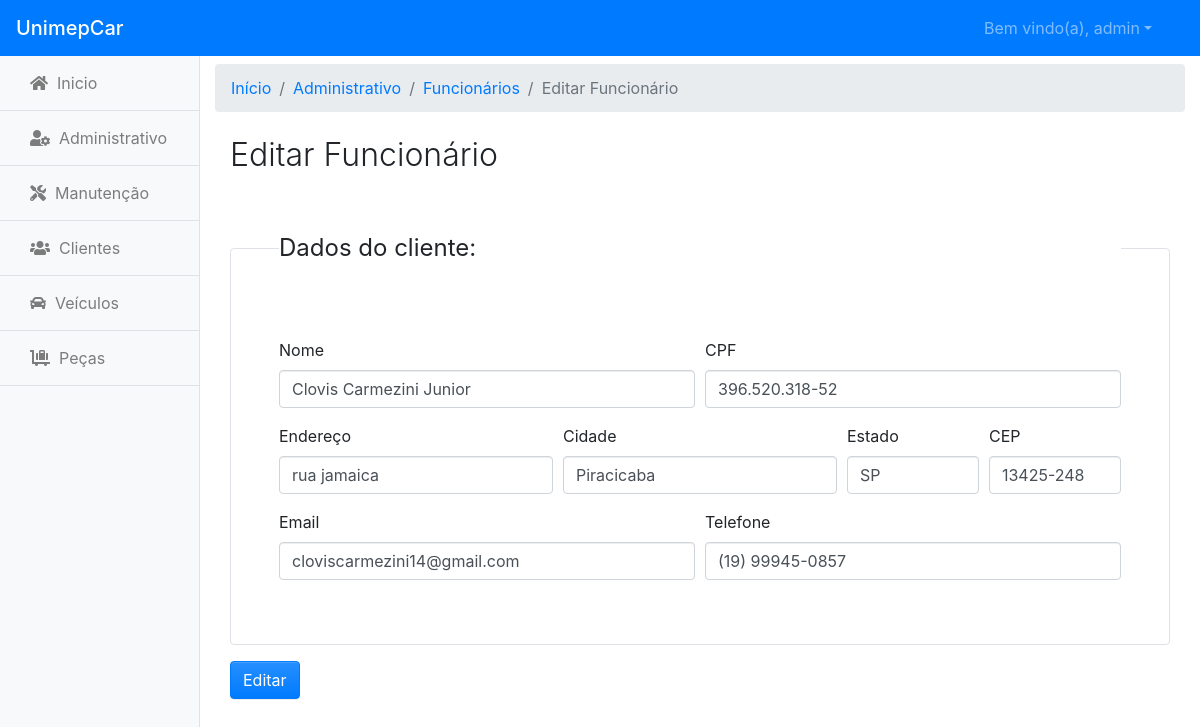
The app's page /funcionario/edita/3 (signed in) with its own data.
### tables this page shows
CREATE TABLE `funcionario` (
  `id` int(11) NOT NULL,
  `nome` varchar(50) NOT NULL,
  `cpf` char(14) NOT NULL,
  `endereco` varchar(150) NOT NULL,
  `cidade` varchar(50) NOT NULL,
  `estado` char(2) NOT NULL,
  `cep` varchar(12) NOT NULL,
  `email` varchar(100) NOT NULL,
  `telefone` varchar(20) NOT NULL
);

### app/core/Controller.php (called while the page is built, shortened)
<?php
    class Controller{
        public function load($viewName, $viewData = []){
            extract($viewData);
            include 'app/views/'.$viewName.'.php';
        }
    }

### app/controllers/FuncionarioController.php (called while the page is built, shortened)
<?php
    class FuncionarioController extends Controller{
        public function edita($id){
            $funcionario = new Funcionario();
            $data['funcionario'] = $funcionario->lista_selecionado($id);
            $data['view'] = 'funcionario/form';
            $data['title'] = 'Editar';
            $data['btn'] = 'Editar';
            $this->load('template',$data);
        }
    }

### app/core/Core.php (called while the page is built, shortened)
<?php
    class Core{
        private $controller;
        private $metodo;
        private $parametros = [];
        public function run(){
            $c = new $controllerCorrente;
            call_user_func_array([$c, $this->getMetodo()],$this->getParametros());
        }
        public function verificaUri(){
            $url = explode('index.php',$_SERVER['PHP_SELF']);
            $url = end($url);
            if($url){
                $url = explode('/',$url);
                array_shift($url);
                $this->controller = ucfirst($url[0]).'Controller';
                array_shift($url);
                if($url){
                    $this->metodo = $url[0];
                    array_shift($url);
                }
                if($url){
                    $this->parametros = array_filter($url);
                }
            }
            else{
                $this->controller =  ucfirst(CONTROLLER_PADRAO).'Controller';
            }
        }
        public function getController(){
            if(class_exists(NAMESPACE_CONTROLLER.$this->controller)){
                return NAMESPACE_CONTROLLER.$this->controller;
            }
            return NAMESPACE_CONTROLLER.ucfirst(CONTROLLER_PADRAO).'Controller';
        }
        public function getMetodo(){
            if(method_exists($this->getController(), $this->metodo)){
                return $this->metodo;
            }
            return 'index';
        }
        public function getParametros(){
            return $this->parametros;
        }
    }

### index.php (called while the page is built, shortened)
<?php
    require 'app/core/Core.php';
    $core = new Core();
    $core->run();

### app/core/Model.php (called while the page is built, shortened)
<?php
    abstract class Model{
        protected $db;
        protected $tabela;
        protected $primaryKey;
        public function __construct(){
            $this->db = new \PDO('mysql:dbname='.BANCO.'; host='.SERVIDOR,USUARIO,SENHA);
            $this->db->exec("set names utf8");
        }
        public function lista_selecionado($id){
            $sql = 'select * from '.$this->tabela.' where '.$this->primaryKey.' = '.$id;
            $qry = $this->db->query($sql);
            return $qry->fetch();
        }
    }

### app/views/funcionario/Form.php (the view, shortened to what this page needs)
<div class="row">
    <div class="col-12 mt-2">
        <nav aria-label="breadcrumb">
            <ol class="breadcrumb">
                <li class="breadcrumb-item" aria-current="page"><a href="<?= URL_BASE?>">Início</a></li>
                <li class="breadcrumb-item" aria-current="page"><a href="<?= URL_BASE.'admin'?>">Administrativo</a></li>
                <li class="breadcrumb-item" aria-current="page"><a href="<?= URL_BASE.'funcionario'?>">Funcionários</a></li>
                <li class="breadcrumb-item active" aria-current="page"><?=$title?> Funcionário</li>
            </ol>
        </nav>
    </div>
</div>
<div class="container">
    <div class="row">
        <div class="col-md-12  mt-2">
            <h1 class="h2 font-weight-light"><?=$title?> Funcionário</h1>
        </div>
    </div>
    <div class="row justify-content-center mb-5 <?=isset($erros) ? 'mt-2' : 'mt-5'?>">
        <div class="col-12">
            <form action="<?= URL_BASE.'funcionario/salvar' ?>" method="POST">
                <fieldset class="form-group border rounded p-5">
                    <legend class="mb-4 font-weight-normal">Dados do cliente:</legend>
                    <div class="form-row">
                        <div class="form-group col-sm-12 col-md-6">
                            <label for="nome">Nome</label>
                            <input class="form-control" type="text" id="nome" name="nome" value="<?=isset($funcionario['nome']) ? $funcionario['nome'] : ''?>" placeholder="Digite seu nome">
                        </div>
                        <div class="form-group col-sm-12 col-md-6">
                        <label for="cpf">CPF</label>
                            <input class="form-control cpf" type="text" id="cpf" name="cpf" value="<?=isset($funcionario['cpf']) ? $funcionario['cpf'] : ''?>" placeholder="Digite seu CPF">
                        </div>
                    </div>
                    <div class="form-row">
                        <div class="form-group col-sm-12 col-md-4">
                            <label for="endereco">Endereço</label>
                            <input class="form-control" type="text" id="endereco" name="endereco" value="<?=isset($funcionario['endereco']) ? $funcionario['endereco'] : ''?>" placeholder="Digite seu Endereço">
                        </div>
                        <div class="form-group col-sm-12 col-md-4">
                            <label for="cidade">Cidade</label>
                            <input class="form-control" type="text" id="cidade" name="cidade" value="<?=isset($funcionario['cidade']) ? $funcionario['cidade'] : ''?>" placeholder="Digite seu Cidade">
                        </div>
                        <div class="form-group col-sm-12 col-md-2">
                            <label for="estado">Estado</label>
                            <input class="form-control" type="text" id="estado" name="estado" value="<?=isset($funcionario['estado']) ? $funcionario['estado'] : ''?>" placeholder="Digite seu Estado">
                        </div>
                        <div class="form-group col-sm-12 col-md-2">
                            <label for="cep">CEP</label>
                            <input class="form-control cep" type="text" id="cep" name="cep" value="<?=isset($funcionario['cep']) ? $funcionario['cep'] : ''?>" placeholder="Digite seu CEP">
                        </div>
                    </div>
                    <div class="form-row">
                        <div class="form-group col-sm-12 col-md-6">
                            <label for="email">Email</label>
                            <input class="form-control" type="email" id="email" name="email" value="<?=isset($funcionario['email']) ? $funcionario['email'] : ''?>" placeholder="Digite seu Email">
                        </div>
                        <div class="form-group col-sm-12 col-md-6">
                        <label for="telefone">Telefone</label>
                            <input class="form-control tel" type="text" id="telefone" name="telefone" value="<?=isset($funcionario['telefone']) ? $funcionario['telefone'] : ''?>" placeholder="Digite seu Telefone">
                        </div>
                    </div>
                </fieldset>
                <div class="form-row">
                    <div class="col-sm-12">
                        <button class="btn btn-primary" type="submit"><?=$btn?></button>
                    </div>
                </div>
            </form>
        </div>
    </div>
</div>

### records on screen
funcionario: nome "Clovis Carmezini Junior", cpf "396.520.318-52", endereco "rua jamaica", cidade "Piracicaba", estado "SP", cep "13425-248", email "cloviscarmezini14@gmail.com", telefone "(19) 99945-0857"

### other values on screen
$_SESSION['nome'] "admin"
$title "Editar"
$btn "Editar"
